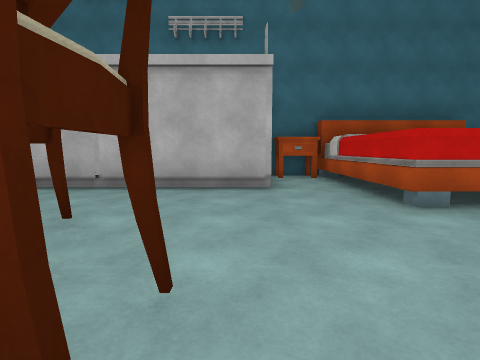
[1] (above)

15 first-person views from a walk through a 3-D level made in the Unity game engine. The camera is 1.3 m above the floor, tilts 6° down and sees 80° across. The floor is counted in squares, 1.8 m on a side. Each view is taken from the middle of a square. On the plan, view 1 faces up. The plan holds only what a view shows up to about 10 squares ahead; the rest is blank. The place goes on beyond the plan. The player character is not drawn. Some surface patterns are stand-ins.

[2]
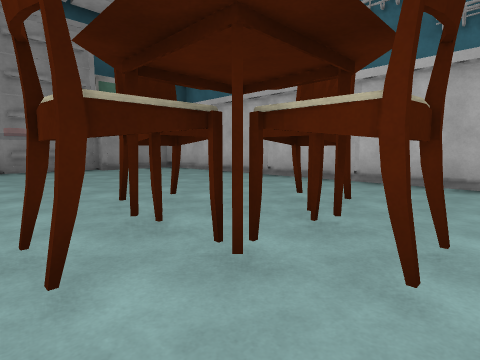

[3]
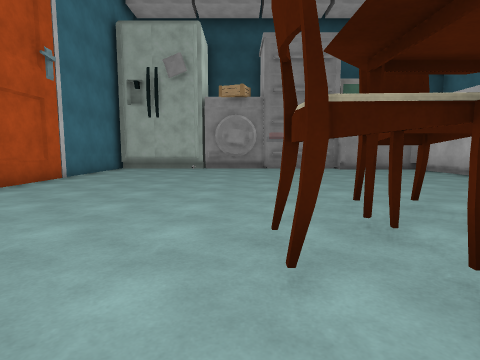

[4]
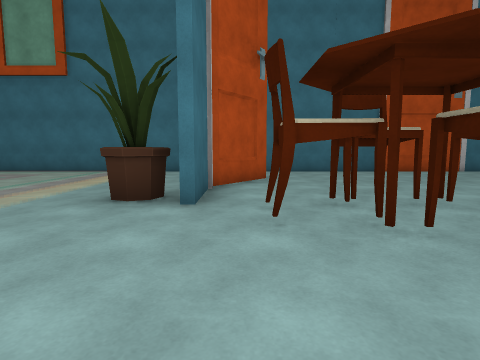

[5]
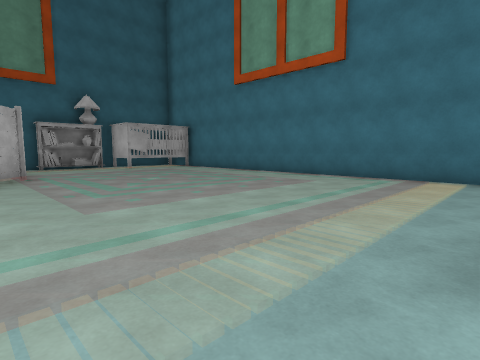

[6]
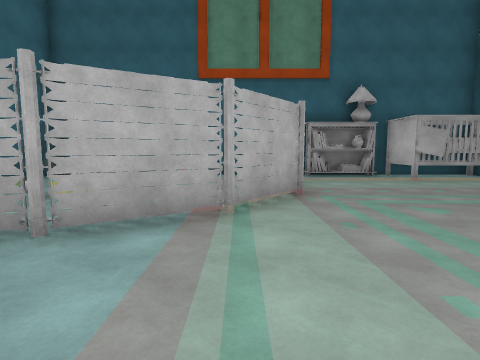

[7]
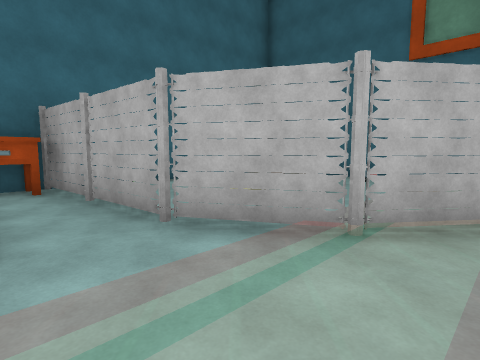

[8]
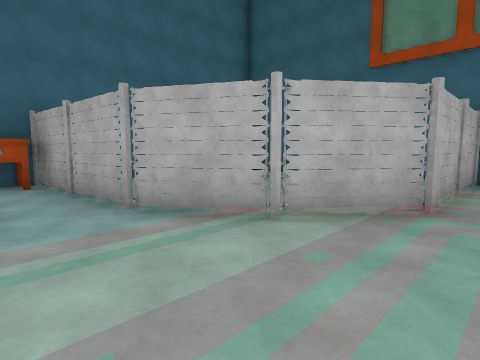

[9]
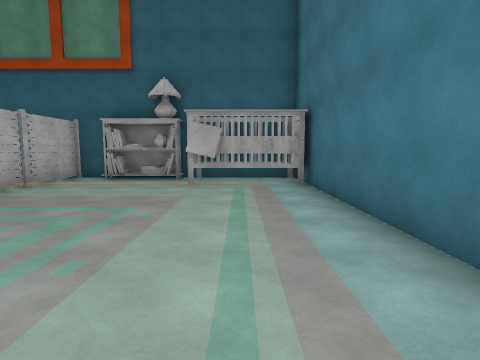

[10]
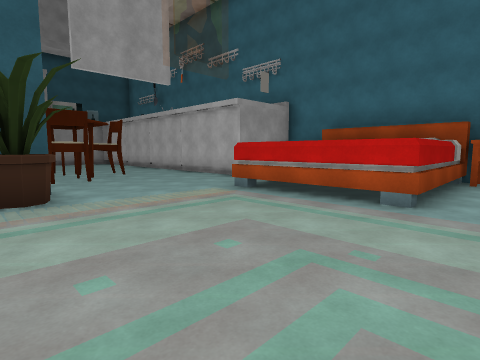

[11]
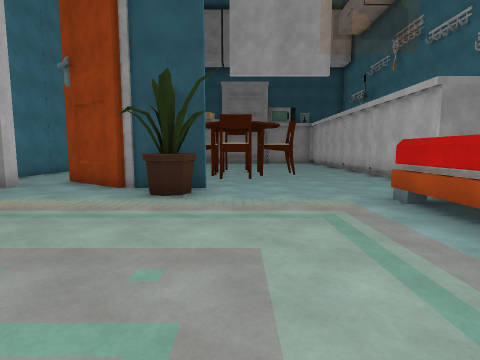

[12]
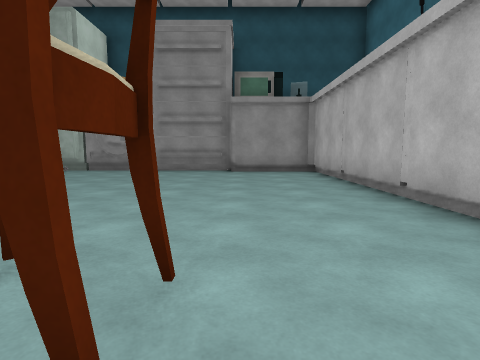

[13]
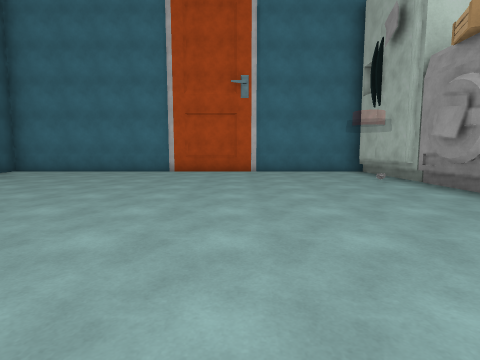

[14]
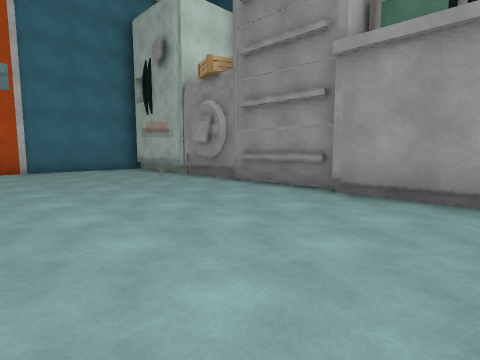

[15]
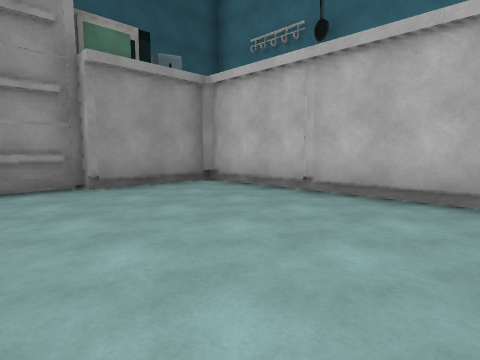

### Floor plan
Key: @ floor where view 1 was taken; # wall or solid block; x gap in a wall; . main floor; : floor 0.25 m higher than the main floor; / step, stairs or slope; = window, fence, low wall or low ledge; ^ raised ledge; F fence; B bookshelf; W washer; O other object.
Columns run from 12 left of view 1 to 15 right of it. Each row starts with its distance up from view 1.
  8              O#   #F#####==#
  7      OO     O..O ##O...    #
  6  #OOOOOOOOOOO..^  ^.F..    #
  5  O.............^  ^.FO  ...#
  4  O.............^^^^.F......#
  3  O..................//...  #
  2  #.......###.../:::::F:::..#
  1  #.......x.x.../:::::::FFFF#
  0  #.......###@#O/::::::::/..#
 -1 W#...........#./::::::::/.B#
 -2  #..........##./::::::::/.B#
 -3  #..........#../::::::::/OO#
 -4  #............./::::::::/OO#
 -5  #...........#...........OO#
 -6  ###########################

Where each view was taken, in squares from view 1:
view 1: 0 up, 0 right, facing up
view 2: 1 down, 0 right, facing up-left
view 3: 1 down, 0 right, facing left
view 4: 4 up, 0 right, facing down
view 5: 2 up, 2 right, facing down-right
view 6: 2 up, 5 right, facing right
view 7: 1 up, 6 right, facing up-right
view 8: 0 up, 6 right, facing up-right
view 9: 4 down, 6 right, facing right
view 10: 1 down, 7 right, facing up-left
view 11: 1 up, 7 right, facing left
view 12: 3 up, 1 left, facing left
view 13: 4 up, 7 left, facing down
view 14: 5 up, 6 left, facing down-left
view 15: 1 up, 5 left, facing up-left
